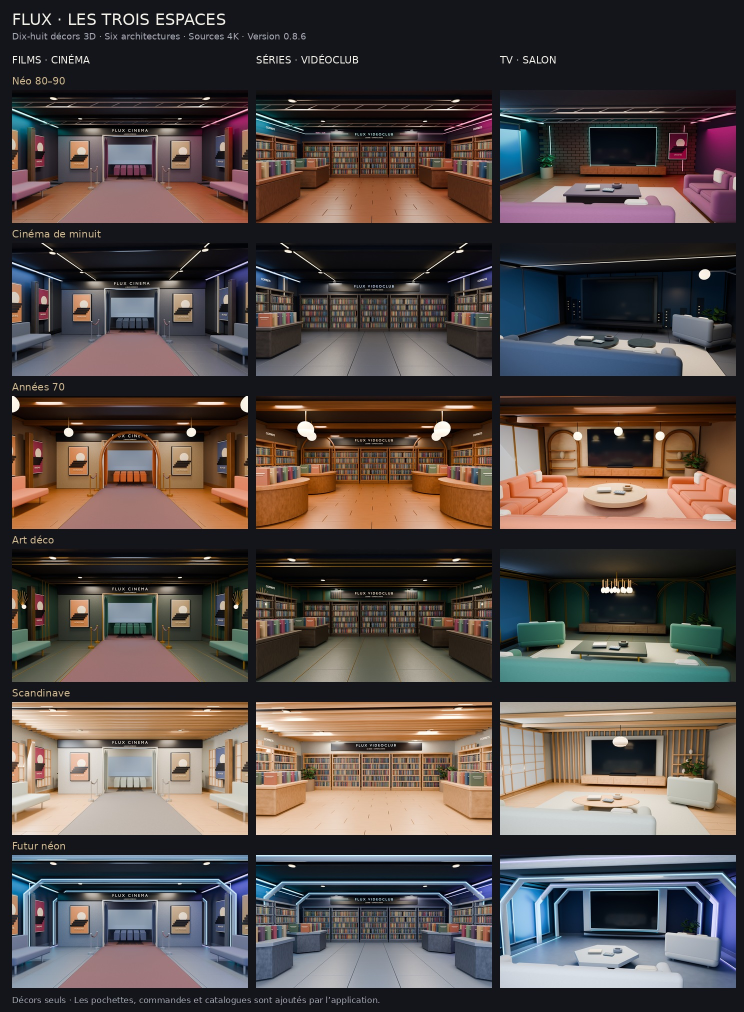
#> input picture scripts/rooms/room-previews.jpg, 1488 x 2024 px, given in place of cinema-neo90.jpg, which was not available (shown at 1/2 size)
$ python make_preview.py
#> lines starting #> are read from the running program, lines starting #| are printed output that depends on the picture
#!/usr/bin/env python3
"""Create a labelled contact sheet of the delivered room renders (Pillow)."""
import argparse
from pathlib import Path
from PIL import Image,ImageDraw,ImageFont

ROOT=Path(__file__).resolve().parents[2]
ASSETS=ROOT/'FluxIPTVMac'/'RoomBakes'
OUT=Path(__file__).with_name('room-previews.jpg')
parser=argparse.ArgumentParser()
parser.add_argument('--assets-dir',type=Path,default=ASSETS)
parser.add_argument('--output',type=Path,default=OUT)
args=parser.parse_args();ASSETS=args.assets_dir;OUT=args.output
THEMES=[('neo90','Néo 80–90'),('midnight','Cinéma de minuit'),('vintage70','Années 70'),('artDeco','Art déco'),('zen','Scandinave'),('future','Futur néon')]
KINDS=[('cinema','FILMS · CINÉMA'),('videoClub','SÉRIES · VIDÉOCLUB'),('livingRoom','TV · SALON')]

def font(size):
    for p in ('/usr/share/fonts/truetype/dejavu/DejaVuSans.ttf','/System/Library/Fonts/Supplemental/Arial.ttf'):
        if Path(p).exists():return ImageFont.truetype(p,size)
    return ImageFont.load_default(size=size)

canvas=Image.new('RGB',(1488,2024),'#13151b');draw=ImageDraw.Draw(canvas)
#> after `canvas = Image.new('RGB', (1488, 2024), '#13151b')`:
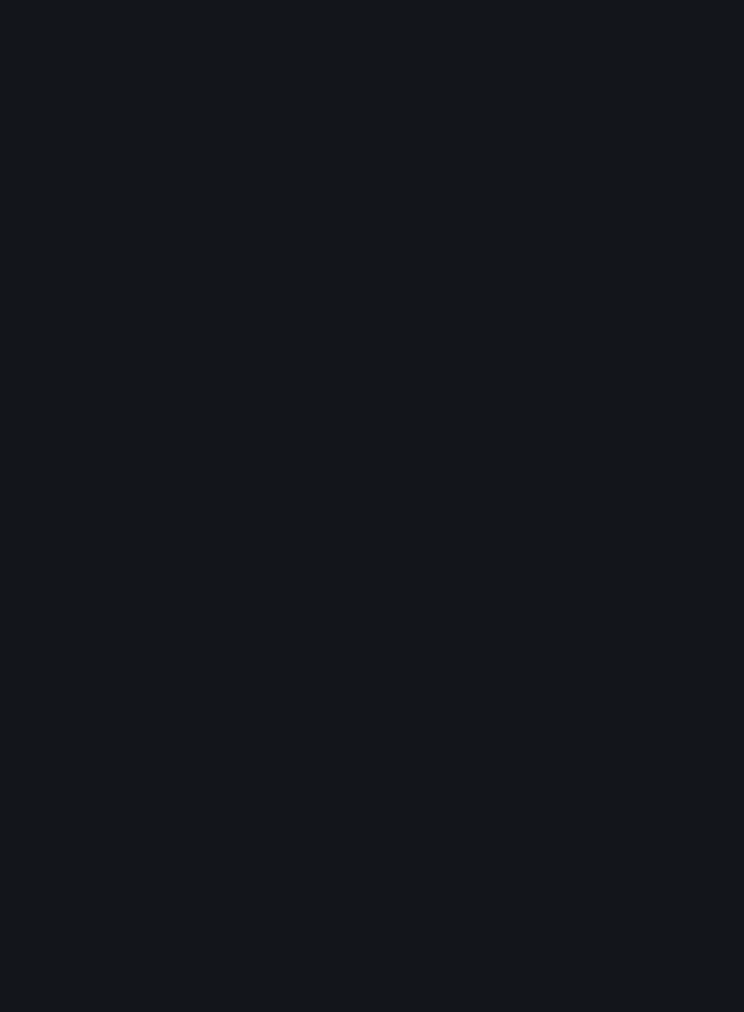
#> canvas: PIL image 1488x2024 RGB (shown at 1/2 size); mean R, G, B 19, 21, 27
draw.text((24,20),'FLUX · LES TROIS ESPACES',font=font(32),fill='#f3f0e8')
draw.text((24,62),'Dix-huit décors 3D · Six architectures · Sources 4K · Version 0.8.6',font=font(18),fill='#a7a9b4')
for col,(_,label) in enumerate(KINDS):draw.text((24+col*488,108),label,font=font(20),fill='#f3f0e8')
for row,(theme,title) in enumerate(THEMES):
    y=150+row*306
    draw.text((24,y),title,font=font(20),fill='#cfb68b')
    for col,(kind,_) in enumerate(KINDS):
        image=Image.open(ASSETS/f'{kind}-{theme}.jpg').convert('RGB')
#> image is the input picture: PIL image 1488x2024 RGB; mean R, G, B 83.4, 74.1, 70.9
        image=image.resize((472,266),Image.Resampling.LANCZOS)
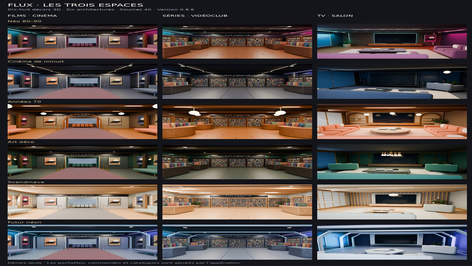
#> image: PIL image 472x266 RGB; mean R, G, B 83.4, 74.1, 71
        canvas.paste(image,(24+col*488,y+30))
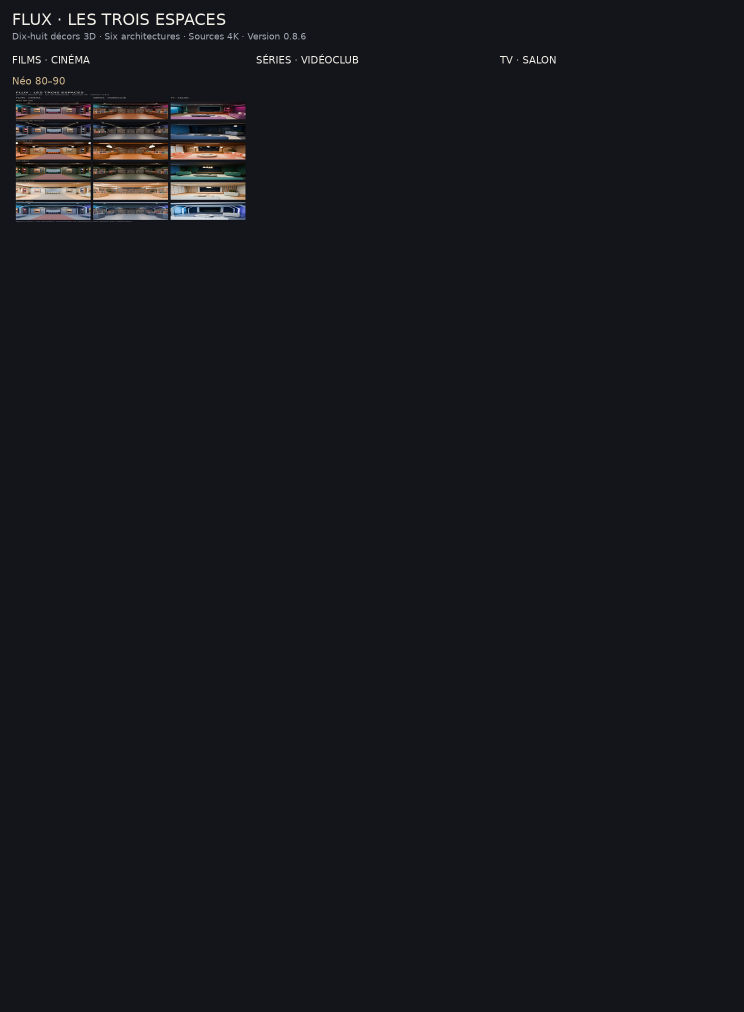
#> canvas: PIL image 1488x2024 RGB (shown at 1/2 size); mean R, G, B 22.2, 23.7, 29.3
#> (the run stopped early here; a loop or call above may not have finished)
